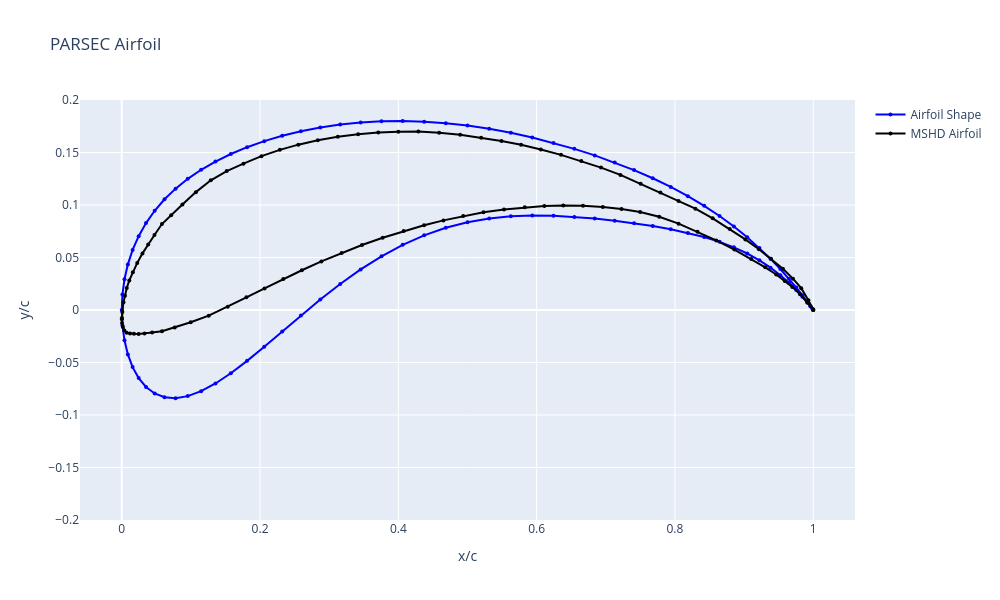

Notebook code cell kept with this figure:
### Code cell
# Load and plot the coordinates
coords = np.genfromtxt(output_dat, skip_header=1)
x_coords = coords[:, 0]
y_coords = coords[:, 1]

mshd_coords = np.genfromtxt("data/temp/MSHD_closedTE_xfoilNormalized.dat", skip_header=1)
mshd_x_coords = mshd_coords[:, 0]
mshd_y_coords = mshd_coords[:, 1]

# Create plot
fig = go.Figure()
fig.add_trace(go.Scatter(
    x=x_coords,
    y=y_coords,
    mode='lines+markers',
    name='Airfoil Shape',
    line=dict(color='blue', width=2),
    marker=dict(size=4)
))

fig.add_trace(go.Scatter(
    x=mshd_x_coords,
    y=mshd_y_coords,
    mode='lines+markers',
    name='MSHD Airfoil',
    line=dict(color='black', width=2),
    marker=dict(size=4)
))

fig.update_layout(
    title='PARSEC Airfoil',
    xaxis_title='x/c',
    yaxis_title='y/c',
    template='plotly',
    hovermode='closest',
    width=1000,
    height=600
)

fig.update_yaxes(range=[-0.2, 0.2])

fig.show()
